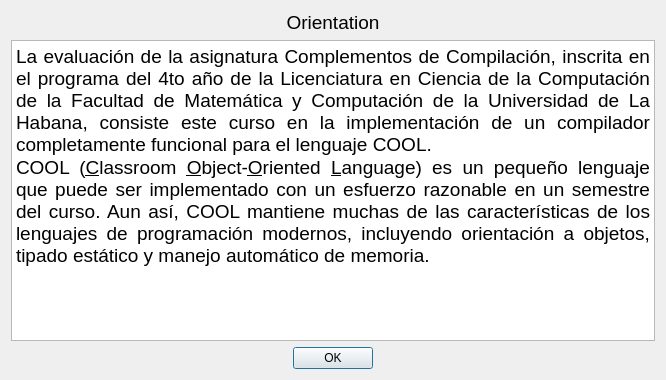
<?xml version="1.0" encoding="UTF-8"?>
<ui version="4.0">
 <class>Orientation</class>
 <widget class="QDialog" name="Orientation">
  <property name="geometry">
   <rect>
    <x>0</x>
    <y>0</y>
    <width>666</width>
    <height>380</height>
   </rect>
  </property>
  <property name="windowTitle">
   <string>Orientation</string>
  </property>
  <property name="windowIcon">
   <iconset>
    <normaloff>../../img/icons/Qt.ico</normaloff>../../img/icons/Qt.ico</iconset>
  </property>
  <layout class="QGridLayout" name="gridLayout">
   <item row="2" column="0">
    <widget class="QDialogButtonBox" name="buttonBox">
     <property name="orientation">
      <enum>Qt::Horizontal</enum>
     </property>
     <property name="standardButtons">
      <set>QDialogButtonBox::Ok</set>
     </property>
     <property name="centerButtons">
      <bool>true</bool>
     </property>
    </widget>
   </item>
   <item row="1" column="0">
    <widget class="QTextBrowser" name="textBrowser">
     <property name="html">
      <string>&lt;!DOCTYPE HTML PUBLIC &quot;-//W3C//DTD HTML 4.0//EN&quot; &quot;http://www.w3.org/TR/REC-html40/strict.dtd&quot;&gt;
&lt;html&gt;&lt;head&gt;&lt;meta name=&quot;qrichtext&quot; content=&quot;1&quot; /&gt;&lt;style type=&quot;text/css&quot;&gt;
p, li { white-space: pre-wrap; }
&lt;/style&gt;&lt;/head&gt;&lt;body style=&quot; font-family:'Ubuntu'; font-size:11pt; font-weight:400; font-style:normal;&quot;&gt;
&lt;p align=&quot;justify&quot; style=&quot; margin-top:0px; margin-bottom:0px; margin-left:0px; margin-right:0px; -qt-block-indent:0; text-indent:0px;&quot;&gt;&lt;span style=&quot; font-family:'MS Shell Dlg 2'; font-size:14pt;&quot;&gt;La evaluación de la asignatura Complementos de Compilación, inscrita en el programa del 4to año de la Licenciatura en Ciencia de la Computación de la Facultad de Matemática y Computación de la Universidad de La Habana, consiste este curso en la implementación de un compilador completamente funcional para el lenguaje COOL.&lt;/span&gt;&lt;/p&gt;
&lt;p align=&quot;justify&quot; style=&quot; margin-top:0px; margin-bottom:0px; margin-left:0px; margin-right:0px; -qt-block-indent:0; text-indent:0px;&quot;&gt;&lt;span style=&quot; font-family:'MS Shell Dlg 2'; font-size:14pt;&quot;&gt;COOL (&lt;/span&gt;&lt;span style=&quot; font-family:'MS Shell Dlg 2'; font-size:14pt; text-decoration: underline;&quot;&gt;C&lt;/span&gt;&lt;span style=&quot; font-family:'MS Shell Dlg 2'; font-size:14pt;&quot;&gt;lassroom &lt;/span&gt;&lt;span style=&quot; font-family:'MS Shell Dlg 2'; font-size:14pt; text-decoration: underline;&quot;&gt;O&lt;/span&gt;&lt;span style=&quot; font-family:'MS Shell Dlg 2'; font-size:14pt;&quot;&gt;bject-&lt;/span&gt;&lt;span style=&quot; font-family:'MS Shell Dlg 2'; font-size:14pt; text-decoration: underline;&quot;&gt;O&lt;/span&gt;&lt;span style=&quot; font-family:'MS Shell Dlg 2'; font-size:14pt;&quot;&gt;riented &lt;/span&gt;&lt;span style=&quot; font-family:'MS Shell Dlg 2'; font-size:14pt; text-decoration: underline;&quot;&gt;L&lt;/span&gt;&lt;span style=&quot; font-family:'MS Shell Dlg 2'; font-size:14pt;&quot;&gt;anguage) es un pequeño lenguaje que puede ser implementado con un esfuerzo razonable en un semestre del curso. Aun así, COOL mantiene muchas de las características de los lenguajes de programación modernos, incluyendo orientación a objetos, tipado estático y manejo automático de memoria.&lt;/span&gt;&lt;/p&gt;&lt;/body&gt;&lt;/html&gt;</string>
     </property>
    </widget>
   </item>
   <item row="0" column="0">
    <widget class="QLabel" name="label">
     <property name="font">
      <font>
       <family>Tahoma</family>
       <pointsize>14</pointsize>
      </font>
     </property>
     <property name="text">
      <string>&lt;html&gt;&lt;head/&gt;&lt;body&gt;&lt;p align=&quot;center&quot;&gt;Orientation&lt;/p&gt;&lt;/body&gt;&lt;/html&gt;</string>
     </property>
    </widget>
   </item>
  </layout>
 </widget>
 <resources/>
 <connections>
  <connection>
   <sender>buttonBox</sender>
   <signal>accepted()</signal>
   <receiver>Orientation</receiver>
   <slot>accept()</slot>
   <hints>
    <hint type="sourcelabel">
     <x>248</x>
     <y>254</y>
    </hint>
    <hint type="destinationlabel">
     <x>157</x>
     <y>274</y>
    </hint>
   </hints>
  </connection>
  <connection>
   <sender>buttonBox</sender>
   <signal>rejected()</signal>
   <receiver>Orientation</receiver>
   <slot>reject()</slot>
   <hints>
    <hint type="sourcelabel">
     <x>316</x>
     <y>260</y>
    </hint>
    <hint type="destinationlabel">
     <x>286</x>
     <y>274</y>
    </hint>
   </hints>
  </connection>
 </connections>
</ui>
